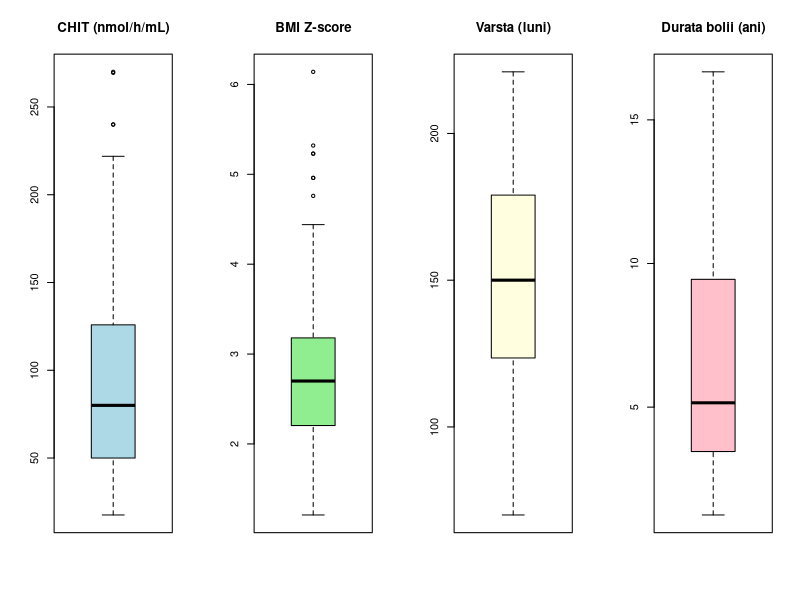
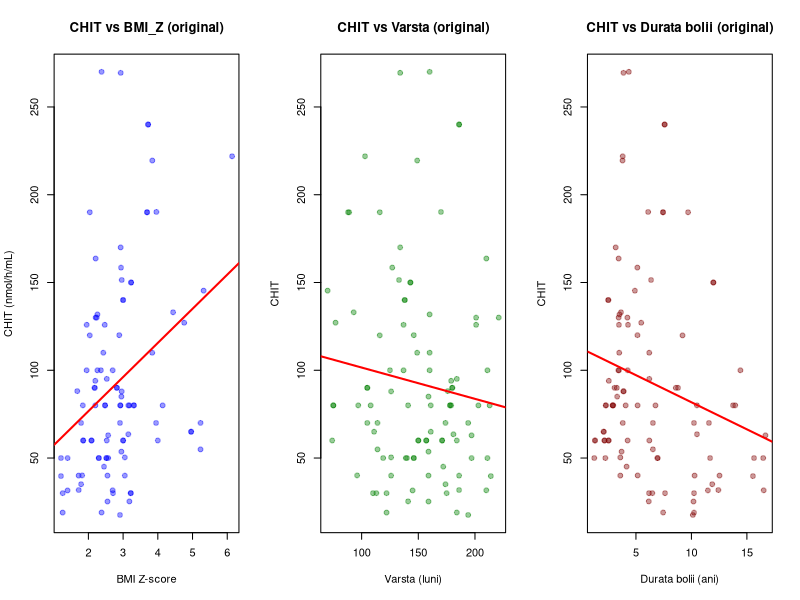
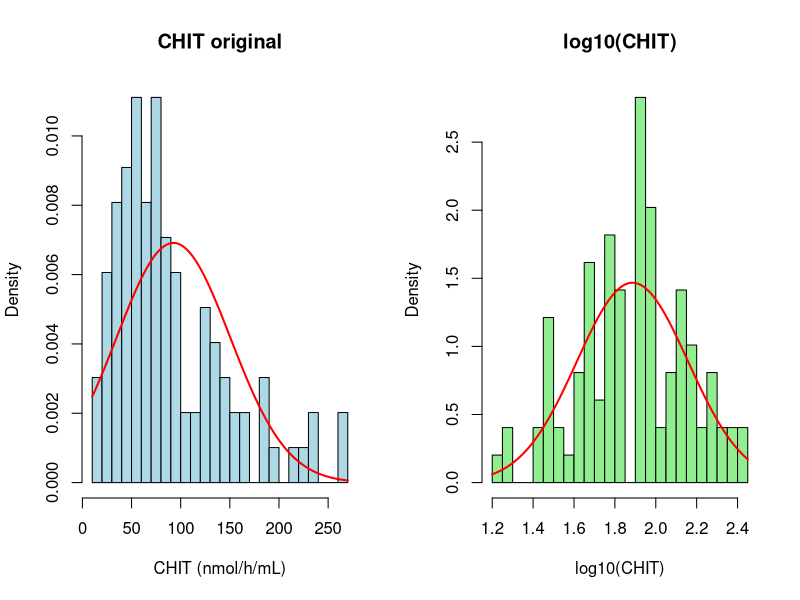
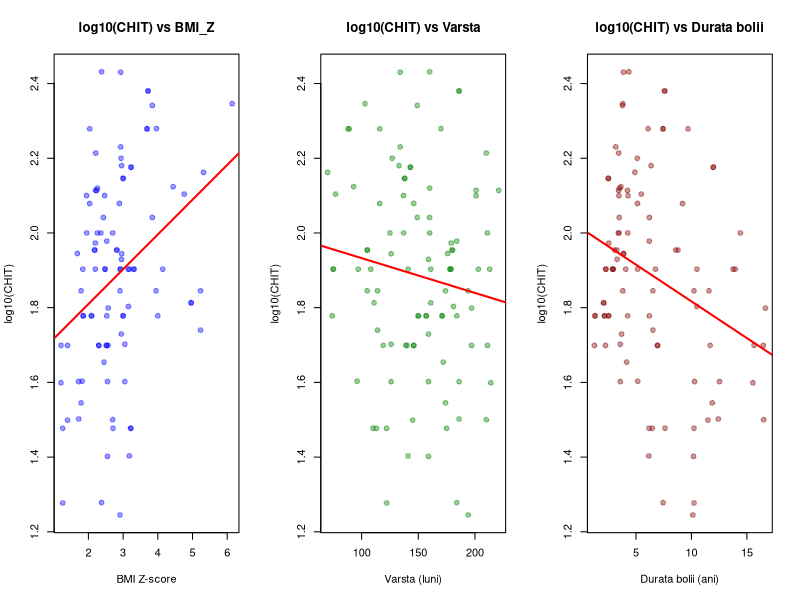
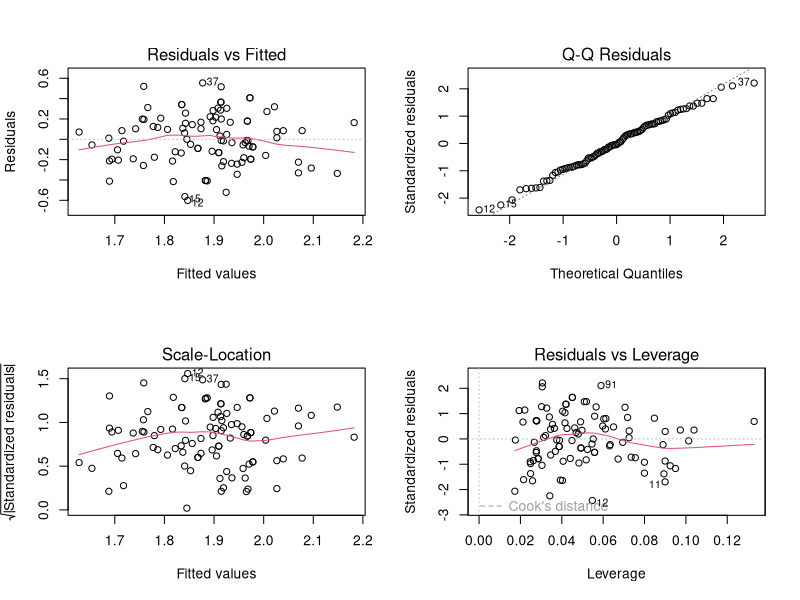

Recreate these plots in R, in order.
# =============================================================================
# LP08 - Regresia liniara simpla si multipla pe date transformate
# VD: CHIT (activitatea chitotriozidazei plasmatice, nmol/h/mL)
# VI simplu: BMI_Z (scor Z al IMC)
# VI multiplu: BMI_Z, Gen, Varsta_luni, Durata_boala_ani
# n = 99 copii/adolescenti supraponderali/obezi (5-18 ani)
# Transformare: log10(CHIT)
# =============================================================================

library(car)
library(lmtest)

data <- read.csv("data.csv", stringsAsFactors = FALSE)
n <- nrow(data)
cat("=== Structura datelor ===\n")
str(data)
cat("n =", n, "\n\n")

# =====================================================================
# 1. STATISTICI DESCRIPTIVE
# =====================================================================
cat("===========================================================================\n")
cat("1. STATISTICI DESCRIPTIVE\n")
cat("===========================================================================\n\n")

# CHIT
cat("--- CHIT (nmol/h/mL) ---\n")
cat("  N:       ", sum(!is.na(data$CHIT)), "\n")
cat("  NA:      ", sum(is.na(data$CHIT)), "\n")
cat("  Media:   ", sprintf("%.4f", mean(data$CHIT, na.rm=TRUE)), "\n")
cat("  Mediana: ", sprintf("%.4f", median(data$CHIT, na.rm=TRUE)), "\n")
cat("  SD:      ", sprintf("%.4f", sd(data$CHIT, na.rm=TRUE)), "\n")
cat("  Min:     ", sprintf("%.4f", min(data$CHIT, na.rm=TRUE)), "\n")
cat("  Max:     ", sprintf("%.4f", max(data$CHIT, na.rm=TRUE)), "\n")
q_chit <- quantile(data$CHIT, c(0.25, 0.75), na.rm=TRUE)
iqr_chit <- IQR(data$CHIT, na.rm=TRUE)
cat("  Q1:      ", sprintf("%.4f", q_chit[1]), "\n")
cat("  Q3:      ", sprintf("%.4f", q_chit[2]), "\n")
cat("  IQR:     ", sprintf("%.4f", iqr_chit), "\n")
out_chit <- data$CHIT[data$CHIT < q_chit[1] - 1.5*iqr_chit | data$CHIT > q_chit[2] + 1.5*iqr_chit]
cat("  Outliers:", length(out_chit), "\n\n")

# BMI_Z
cat("--- BMI_Z (scor Z) ---\n")
cat("  N:       ", sum(!is.na(data$BMI_Z)), "\n")
cat("  NA:      ", sum(is.na(data$BMI_Z)), "\n")
cat("  Media:   ", sprintf("%.4f", mean(data$BMI_Z, na.rm=TRUE)), "\n")
cat("  Mediana: ", sprintf("%.4f", median(data$BMI_Z, na.rm=TRUE)), "\n")
cat("  SD:      ", sprintf("%.4f", sd(data$BMI_Z, na.rm=TRUE)), "\n")
cat("  Min:     ", sprintf("%.4f", min(data$BMI_Z, na.rm=TRUE)), "\n")
cat("  Max:     ", sprintf("%.4f", max(data$BMI_Z, na.rm=TRUE)), "\n")
q_bmi <- quantile(data$BMI_Z, c(0.25, 0.75), na.rm=TRUE)
iqr_bmi <- IQR(data$BMI_Z, na.rm=TRUE)
cat("  Q1:      ", sprintf("%.4f", q_bmi[1]), "\n")
cat("  Q3:      ", sprintf("%.4f", q_bmi[2]), "\n")
cat("  IQR:     ", sprintf("%.4f", iqr_bmi), "\n")
out_bmi <- data$BMI_Z[data$BMI_Z < q_bmi[1] - 1.5*iqr_bmi | data$BMI_Z > q_bmi[2] + 1.5*iqr_bmi]
cat("  Outliers:", length(out_bmi), "\n\n")

# Varsta, Durata, Gen
cat("--- Varsta_luni ---\n")
cat("  N:", sum(!is.na(data$Varsta_luni)), " Media:", sprintf("%.4f", mean(data$Varsta_luni, na.rm=TRUE)),
    " SD:", sprintf("%.4f", sd(data$Varsta_luni, na.rm=TRUE)), "\n\n")

cat("--- Durata_boala_ani ---\n")
cat("  N:", sum(!is.na(data$Durata_boala_ani)), " Media:", sprintf("%.4f", mean(data$Durata_boala_ani, na.rm=TRUE)),
    " SD:", sprintf("%.4f", sd(data$Durata_boala_ani, na.rm=TRUE)), "\n\n")

cat("Gen:\n")
print(table(data$Gen))
cat("\n")

# =====================================================================
# 2. BOX-PLOTS
# =====================================================================
cat("===========================================================================\n")
cat("2. BOX-PLOTS\n")
cat("===========================================================================\n\n")

png("boxplots.png", width=1000, height=500)
par(mfrow=c(1,4))
boxplot(data$CHIT, main="CHIT (nmol/h/mL)", col="lightblue")
boxplot(data$BMI_Z, main="BMI Z-score", col="lightgreen")
boxplot(data$Varsta_luni, main="Varsta (luni)", col="lightyellow")
boxplot(data$Durata_boala_ani, main="Durata bolii (ani)", col="pink")
dev.off()
cat("Salvat: boxplots.png\n\n")

# =====================================================================
# 3. SCATTER PLOTS (date originale)
# =====================================================================
cat("===========================================================================\n")
cat("3. SCATTER PLOTS (date originale)\n")
cat("===========================================================================\n\n")

png("scatter_original.png", width=1000, height=400)
par(mfrow=c(1,3))
plot(data$BMI_Z, data$CHIT, xlab="BMI Z-score", ylab="CHIT (nmol/h/mL)",
     main="CHIT vs BMI_Z (original)", pch=19, col=rgb(0,0,1,0.4))
abline(lm(CHIT ~ BMI_Z, data=data), col="red", lwd=2)
plot(data$Varsta_luni, data$CHIT, xlab="Varsta (luni)", ylab="CHIT",
     main="CHIT vs Varsta (original)", pch=19, col=rgb(0,0.5,0,0.4))
abline(lm(CHIT ~ Varsta_luni, data=data), col="red", lwd=2)
plot(data$Durata_boala_ani, data$CHIT, xlab="Durata bolii (ani)", ylab="CHIT",
     main="CHIT vs Durata bolii (original)", pch=19, col=rgb(0.5,0,0,0.4))
abline(lm(CHIT ~ Durata_boala_ani, data=data), col="red", lwd=2)
dev.off()
cat("Salvat: scatter_original.png\n\n")

# =====================================================================
# 4. CORELATII (date originale)
# =====================================================================
cat("===========================================================================\n")
cat("4. CORELATII (date originale)\n")
cat("===========================================================================\n\n")

iv_vars <- c("BMI_Z", "Varsta_luni", "Durata_boala_ani", "Gen")
for (v in iv_vars) {
  ct <- cor.test(data[[v]], data$CHIT)
  cat(sprintf("  CHIT vs %s: r=%.4f, t=%.4f, df=%d, p=%s\n",
              v, ct$estimate, ct$statistic, ct$parameter, format.pval(ct$p.value, digits=4)))
}
cat("\n")

# =====================================================================
# 5. NECESITATEA TRANSFORMARII
# =====================================================================
cat("===========================================================================\n")
cat("5. NECESITATEA TRANSFORMARII\n")
cat("===========================================================================\n\n")

sw_chit <- shapiro.test(data$CHIT)
cat("Shapiro-Wilk pe CHIT original: W =", sprintf("%.4f", sw_chit$statistic),
    ", p =", format.pval(sw_chit$p.value, digits=4), "\n")

skew_chit <- mean(((data$CHIT - mean(data$CHIT))/sd(data$CHIT))^3)
cat("Skewness CHIT:", sprintf("%.4f", skew_chit), "\n\n")

if (sw_chit$p.value < 0.05) {
  cat("Distributia CHIT nu este normala (p < 0.05). Transformarea este necesara.\n")
  cat("CHIT prezinta o distributie asimetrica pozitiva (skewness > 0),\n")
  cat("ceea ce justifica utilizarea transformarii logaritmice log10.\n\n")
} else {
  cat("Distributia CHIT este normala. Transformarea poate sa nu fie necesara.\n\n")
}

# =====================================================================
# 6. TRANSFORMARE log10(CHIT)
# =====================================================================
cat("===========================================================================\n")
cat("6. TRANSFORMARE log10(CHIT)\n")
cat("===========================================================================\n\n")

data$log_CHIT <- log10(data$CHIT)

cat("--- log10(CHIT) ---\n")
cat("  N:       ", sum(!is.na(data$log_CHIT)), "\n")
cat("  Media:   ", sprintf("%.4f", mean(data$log_CHIT, na.rm=TRUE)), "\n")
cat("  Mediana: ", sprintf("%.4f", median(data$log_CHIT, na.rm=TRUE)), "\n")
cat("  SD:      ", sprintf("%.4f", sd(data$log_CHIT, na.rm=TRUE)), "\n")
cat("  Min:     ", sprintf("%.4f", min(data$log_CHIT, na.rm=TRUE)), "\n")
cat("  Max:     ", sprintf("%.4f", max(data$log_CHIT, na.rm=TRUE)), "\n\n")

sw_log <- shapiro.test(data$log_CHIT)
cat("Shapiro-Wilk pe log10(CHIT): W =", sprintf("%.4f", sw_log$statistic),
    ", p =", format.pval(sw_log$p.value, digits=4), "\n\n")

# Compare distributions
png("compare_distributions.png", width=800, height=400)
par(mfrow=c(1,2))
hist(data$CHIT, breaks=20, main="CHIT original", xlab="CHIT (nmol/h/mL)",
     col="lightblue", probability=TRUE)
curve(dnorm(x, mean=mean(data$CHIT), sd=sd(data$CHIT)), add=TRUE, col="red", lwd=2)
hist(data$log_CHIT, breaks=20, main="log10(CHIT)", xlab="log10(CHIT)",
     col="lightgreen", probability=TRUE)
curve(dnorm(x, mean=mean(data$log_CHIT), sd=sd(data$log_CHIT)), add=TRUE, col="red", lwd=2)
dev.off()
cat("Salvat: compare_distributions.png\n\n")

# Scatter plots with log transformed data
png("scatter_log.png", width=1000, height=400)
par(mfrow=c(1,3))
plot(data$BMI_Z, data$log_CHIT, xlab="BMI Z-score", ylab="log10(CHIT)",
     main="log10(CHIT) vs BMI_Z", pch=19, col=rgb(0,0,1,0.4))
abline(lm(log_CHIT ~ BMI_Z, data=data), col="red", lwd=2)
plot(data$Varsta_luni, data$log_CHIT, xlab="Varsta (luni)", ylab="log10(CHIT)",
     main="log10(CHIT) vs Varsta", pch=19, col=rgb(0,0.5,0,0.4))
abline(lm(log_CHIT ~ Varsta_luni, data=data), col="red", lwd=2)
plot(data$Durata_boala_ani, data$log_CHIT, xlab="Durata bolii (ani)", ylab="log10(CHIT)",
     main="log10(CHIT) vs Durata bolii", pch=19, col=rgb(0.5,0,0,0.4))
abline(lm(log_CHIT ~ Durata_boala_ani, data=data), col="red", lwd=2)
dev.off()
cat("Salvat: scatter_log.png\n\n")

# =====================================================================
# 7. COMPARATIE DATE ORIGINALE VS TRANSFORMATE
# =====================================================================
cat("===========================================================================\n")
cat("7. COMPARATIE ORIGINAL VS TRANSFORMAT\n")
cat("===========================================================================\n\n")

m_orig <- lm(CHIT ~ BMI_Z, data=data)
s_orig <- summary(m_orig)
sw_orig_resid <- shapiro.test(residuals(m_orig))

m_log <- lm(log_CHIT ~ BMI_Z, data=data)
s_log <- summary(m_log)
sw_log_resid <- shapiro.test(residuals(m_log))

cat("Regresie CHIT ~ BMI_Z (original):\n")
cat("  R² =", sprintf("%.4f", s_orig$r.squared), "\n")
cat("  Shapiro-Wilk reziduuri: W =", sprintf("%.4f", sw_orig_resid$statistic),
    ", p =", format.pval(sw_orig_resid$p.value, digits=4), "\n\n")

cat("Regresie log10(CHIT) ~ BMI_Z (transformat):\n")
cat("  R² =", sprintf("%.4f", s_log$r.squared), "\n")
cat("  Shapiro-Wilk reziduuri: W =", sprintf("%.4f", sw_log_resid$statistic),
    ", p =", format.pval(sw_log_resid$p.value, digits=4), "\n\n")

# =====================================================================
# 8. REGRESIE SIMPLA pe date transformate: log10(CHIT) ~ BMI_Z
# =====================================================================
cat("===========================================================================\n")
cat("8. REGRESIE LINIARA SIMPLA - log10(CHIT) ~ BMI_Z\n")
cat("===========================================================================\n\n")

model1 <- lm(log_CHIT ~ BMI_Z, data=data)
s1 <- summary(model1)
print(s1)
cat("\n")

ci1 <- confint(model1)
cat("95% IC:\n")
print(ci1)
cat("\n")

cat("R² =", sprintf("%.4f", s1$r.squared), "\n")
cat("R² ajustat =", sprintf("%.4f", s1$adj.r.squared), "\n\n")

cat("Ecuatia: log10(CHIT) =", sprintf("%.4f", coef(model1)[1]), "+ (",
    sprintf("%.4f", coef(model1)[2]), ") * BMI_Z\n\n")

# =====================================================================
# 9. REGRESIE MULTIPLA pe date transformate
# =====================================================================
cat("===========================================================================\n")
cat("9. REGRESIE MULTIPLA - log10(CHIT) ~ BMI_Z + Gen + Varsta + Durata\n")
cat("===========================================================================\n\n")

model2 <- lm(log_CHIT ~ BMI_Z + Gen + Varsta_luni + Durata_boala_ani, data=data)
s2 <- summary(model2)
print(s2)
cat("\n")

ci2 <- confint(model2)
cat("95% IC:\n")
print(ci2)
cat("\n")

# F-test
cat("Test F global:\n")
cat("  F =", sprintf("%.4f", s2$fstatistic[1]), "\n")
cat("  df1 =", s2$fstatistic[2], ", df2 =", s2$fstatistic[3], "\n")
p_f <- pf(s2$fstatistic[1], s2$fstatistic[2], s2$fstatistic[3], lower.tail=FALSE)
cat("  p =", format.pval(p_f, digits=4), "\n\n")

cat("R² =", sprintf("%.4f", s2$r.squared), "\n")
cat("R² ajustat =", sprintf("%.4f", s2$adj.r.squared), "\n\n")

# =====================================================================
# 10. DIAGNOSTICE MODEL MULTIPLU
# =====================================================================
cat("===========================================================================\n")
cat("10. DIAGNOSTICE MODEL MULTIPLU\n")
cat("===========================================================================\n\n")

resid2 <- residuals(model2)

# Normalitate
sw2 <- shapiro.test(resid2)
cat("Shapiro-Wilk: W =", sprintf("%.4f", sw2$statistic), ", p =", format.pval(sw2$p.value, digits=4), "\n")
if (sw2$p.value > 0.05) {
  cat("  Reziduurile sunt normal distribuite.\n")
} else {
  cat("  Reziduurile NU sunt normal distribuite.\n")
}

# Homoscedasticitate
bp2 <- bptest(model2)
cat("Breusch-Pagan: BP =", sprintf("%.4f", bp2$statistic),
    ", p =", format.pval(bp2$p.value, digits=4), "\n")
if (bp2$p.value > 0.05) {
  cat("  Homoscedasticitate respectata.\n")
} else {
  cat("  Heteroscedasticitate detectata.\n")
}

# Durbin-Watson
dw2 <- dwtest(model2)
cat("Durbin-Watson: DW =", sprintf("%.4f", dw2$statistic),
    ", p =", format.pval(dw2$p.value, digits=4), "\n")
if (dw2$p.value > 0.05) {
  cat("  Erorile sunt independente.\n")
} else {
  cat("  Erorile NU sunt independente.\n")
}

# Outliers
cook2 <- cooks.distance(model2)
cat("Cook's D > 4/n:", sum(cook2 > 4/n), "observatii\n")
cat("Cook's D maxim:", sprintf("%.4f", max(cook2)), "\n")

sr2 <- rstandard(model2)
cat("Reziduuri standardizate |> 2|:", sum(abs(sr2) > 2), "observatii\n\n")

# VIF
cat("VIF:\n")
print(vif(model2))
cat("\n")

# Diagnostic plots
png("multi_diagnostic.png", width=900, height=800, res=150)
par(mfrow=c(2,2))
plot(model2)
dev.off()
cat("Salvat: multi_diagnostic.png\n\n")

# =====================================================================
# 11. INTERPRETARE
# =====================================================================
cat("===========================================================================\n")
cat("11. INTERPRETARE\n")
cat("===========================================================================\n\n")

coef2_vals <- coef(model2)
cat("Coeficienti:\n")
cat("  Intercept (b0) =", sprintf("%.4f", coef2_vals[1]), "\n")
cat("  BMI_Z (b1) =", sprintf("%.4f", coef2_vals["BMI_Z"]),
    "=> La cresterea cu 1 unitate a scorului Z BMI,\n")
cat("    log10(CHIT) creste cu", sprintf("%.4f", coef2_vals["BMI_Z"]),
    ", controlind pentru gen, varsta si durata bolii.\n")
cat("    Aceasta corespunde unei multiplicari a CHIT cu 10^",
    sprintf("%.4f", coef2_vals["BMI_Z"]), " =", sprintf("%.4f", 10^coef2_vals["BMI_Z"]), "\n")
cat("  Gen (b2) =", sprintf("%.4f", coef2_vals["Gen"]), "\n")
cat("  Varsta_luni (b3) =", sprintf("%.4f", coef2_vals["Varsta_luni"]), "\n")
cat("  Durata_boala_ani (b4) =", sprintf("%.4f", coef2_vals["Durata_boala_ani"]), "\n\n")

cat("R² =", sprintf("%.4f", s2$r.squared), "=>",
    sprintf("%.1f%%", s2$r.squared*100),
    "din variabilitatea log10(CHIT) explicata de model.\n\n")

cat("=== ANALIZA COMPLETA ===\n")
